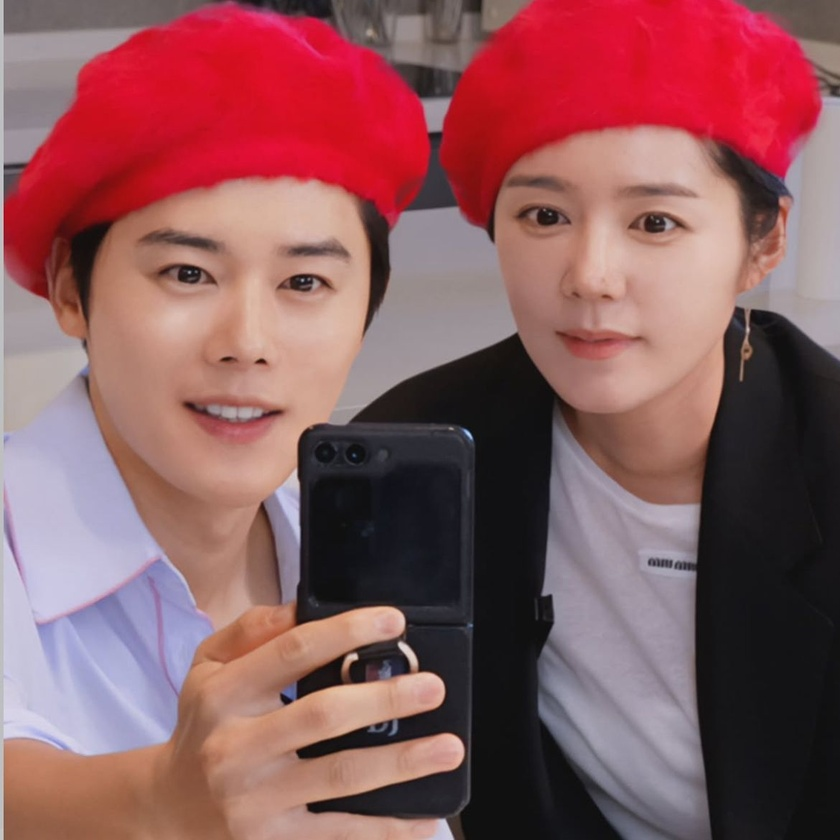
#> input picture cv.aifixr.site/app/data/opencv/twins.jpg, 840 x 840 px, shrunk from 1170 x 1169 before the run
$ python faces_detect.py
#> lines starting #> are read from the running program, lines starting #| are printed output that depends on the picture; after the words box and inside, x2 and y2 are one past the last pixel; in counts of white or black regions, pixels touching at a corner belong together
import cv2

class FaceDetect:
    def __init__(self):
        self._cascade = '../data/opencv/haarcascade_frontalface_alt.xml'
        self._img = '../data/opencv/twins.jpg'

    def read_file(self):
        cascade = cv2.CascadeClassifier(self._cascade)
        img = cv2.imread(self._img)
#> img is the input picture: shape (840, 840, 3); mean B, G, R 93.7, 90.1, 139.1
        face = cascade.detectMultiScale(img, minSize=(150, 150))
#> face = [[458, 109, 290, 290], [88, 153, 319, 319]]
        if len(face) == 0:
            print('얼굴을 찾을 수 없습니다.')
            quit()
        for idx, (x, y, w, h) in enumerate(face):
            print("얼굴인식 인덱스: ", idx)
            print("얼굴인식 좌표: ", x, y, w, h)
            cv2.rectangle(img, (x, y), (x + w, y + h), (0, 0, 255), 2)
#> this loop made 2 passes
#| 얼굴인식 인덱스:  0
#| 얼굴인식 좌표:  458 109 290 290
#| 얼굴인식 인덱스:  1
#| 얼굴인식 좌표:  88 153 319 319
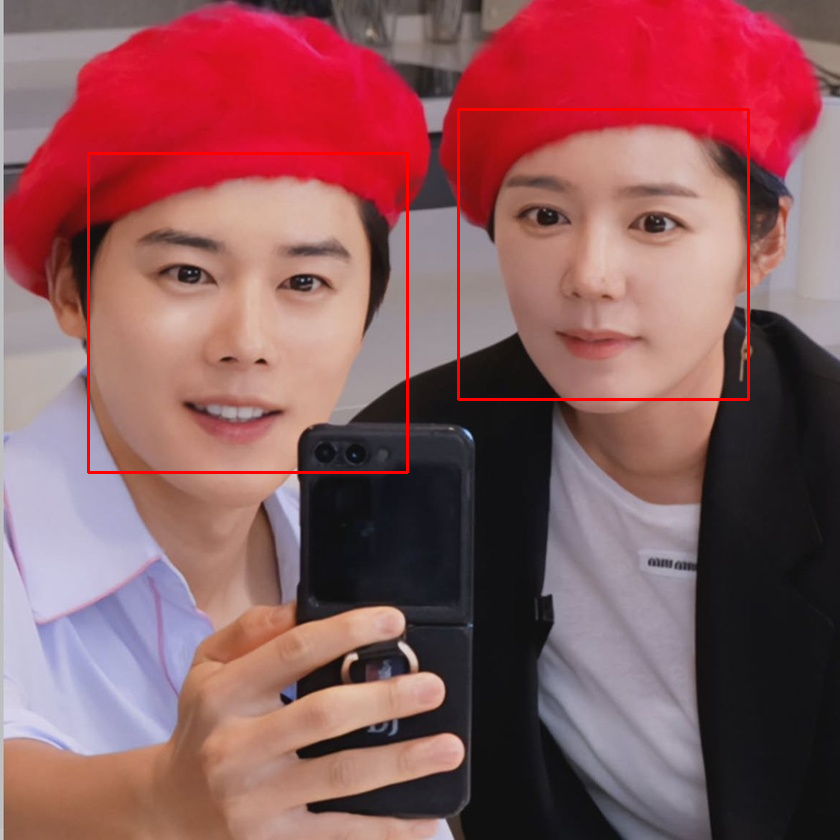
#> img: shape (840, 840, 3); 1.03% of pixels changed, all inside (x1, y1, x2, y2) = (87, 108, 750, 474)
        cv2.imwrite("twins-face.png", img)
        cv2.imshow("twins-face.png", img)
        cv2.waitKey(0)
        cv2.destroyAllWindows()

if __name__ == '__main__':
    face_detect = FaceDetect()
    face_detect.read_file()

$ run again, with cv.aifixr.site/app/data/opencv/family.jpg copied over cv.aifixr.site/app/data/opencv/twins.jpg
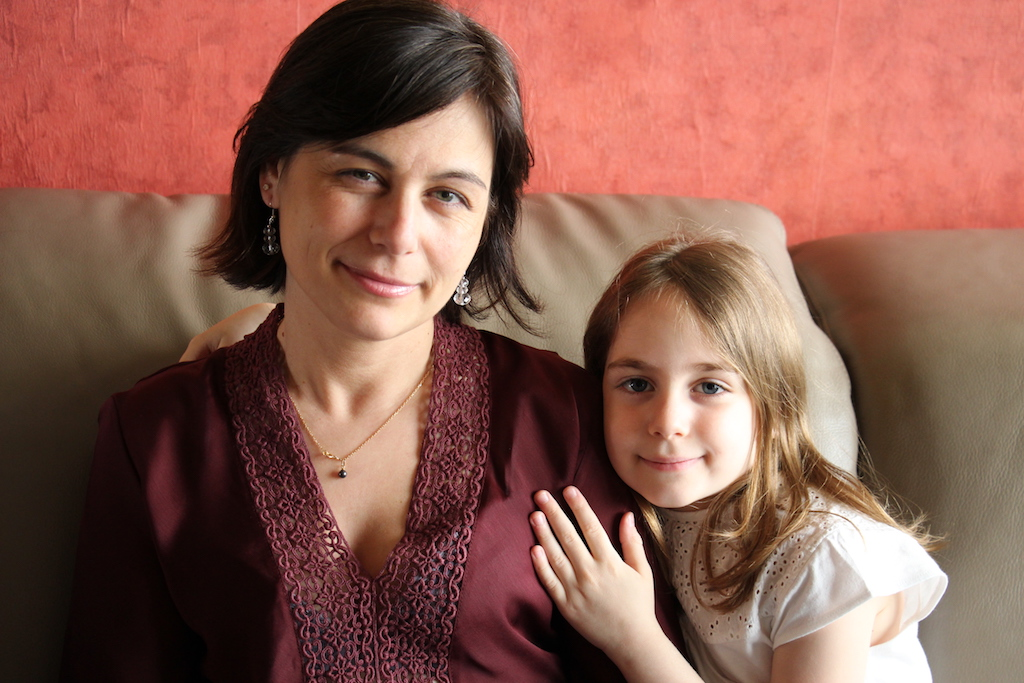
#> input picture cv.aifixr.site/app/data/opencv/family.jpg, 1024 x 683 px
#> in read_file, img is the input picture: shape (683, 1024, 3); mean B, G, R 81.1, 93.8, 140
#> face = [[579, 312, 191, 191], [290, 98, 227, 227]]
#> the loop in read_file, `for idx, (x, y, w, h) in enumerate(face):` made 2 passes
#> (printed output is left out)
#> after the loop in read_file, `for idx, (x, y, w, h) in enumerate(face):`:
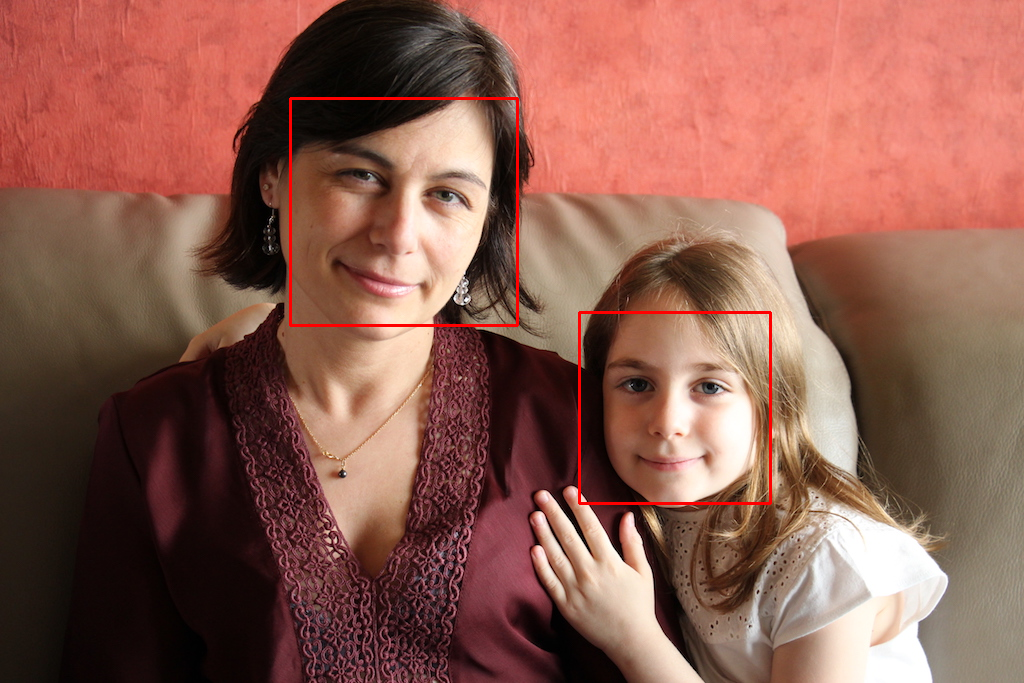
#> img: shape (683, 1024, 3); 0.72% of pixels changed, all inside (x1, y1, x2, y2) = (289, 97, 772, 505)

$ run again, with cv.aifixr.site/app/data/opencv/girl.jpg copied over cv.aifixr.site/app/data/opencv/twins.jpg
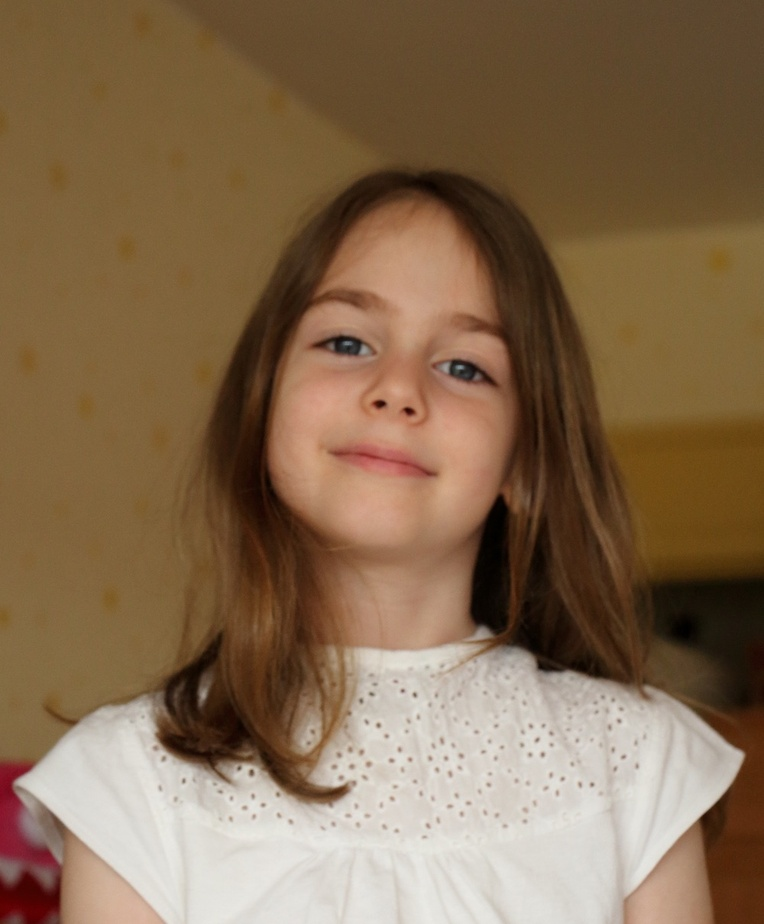
#> input picture cv.aifixr.site/app/data/opencv/girl.jpg, 764 x 924 px, shrunk from 1000 x 1209 before the run
#> in read_file, img is the input picture: shape (924, 764, 3); mean B, G, R 79.7, 106.6, 132.2
#> face = [[245, 233, 311, 311]]
#> the loop in read_file, `for idx, (x, y, w, h) in enumerate(face):` made 1 pass
#> (printed output is left out)
#> after the loop in read_file, `for idx, (x, y, w, h) in enumerate(face):`:
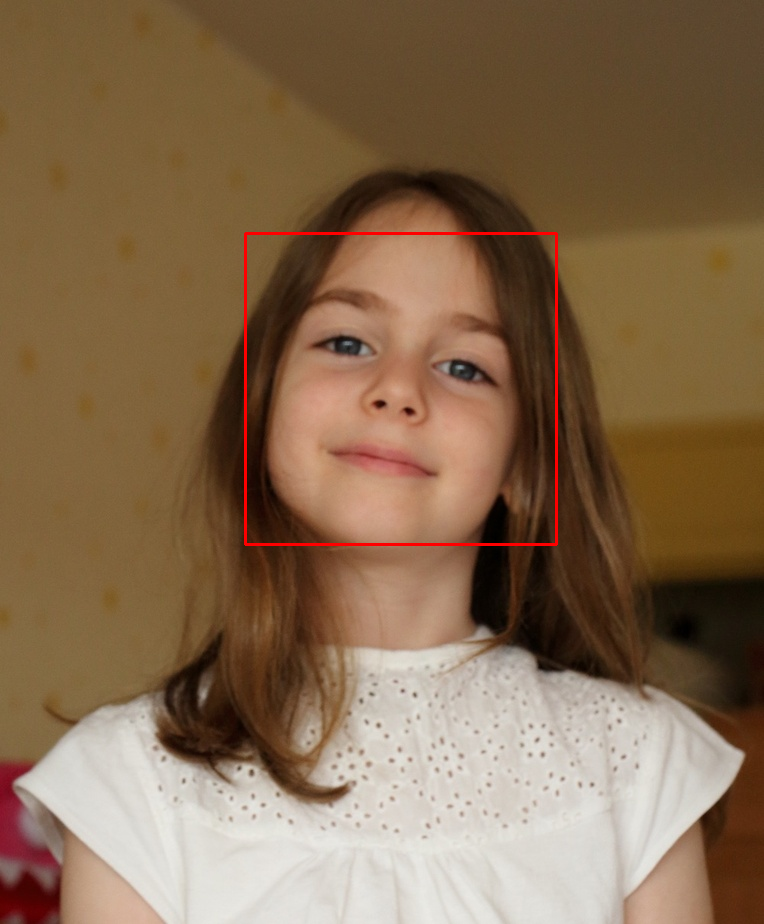
#> img: shape (924, 764, 3); 0.53% of pixels changed, all inside (x1, y1, x2, y2) = (244, 232, 558, 546)
